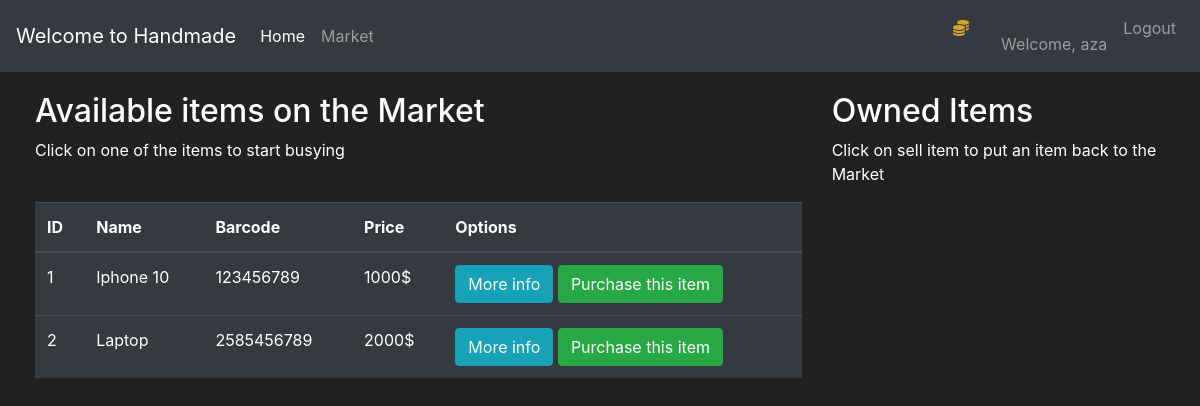
Page /market (signed in) on the committed database.
### market/models.py (models this page shows, shortened)
class User(db.Model, UserMixin):
    id = db.Column(db.Integer, primary_key=True)
    username = db.Column(db.String(length=30), nullable=False, unique=True)
    email_address = db.Column(db.String(length=50),nullable=False, unique=True)
    password_hash = db.Column(db.String(length=60), nullable=False)
    budget = db.Column(db.Integer(), nullable=False, default=1000)
    items = db.relationship('Item', backref='owned_user', lazy=True)
    @property
    def password(self):
        return self.password

class Item(db.Model):
    id = db.Column(db.Integer, primary_key=True)
    name = db.Column(db.String(length=30), nullable=False, unique=True)
    price = db.Column(db.Integer(), nullable=False)
    barcode = db.Column(db.String(length=12), nullable=False, unique=True)
    description = db.Column(db.String(length=1024), nullable=False, unique=True)
    owner = db.Column(db.Integer(), db.ForeignKey('user.id'))

### market/routes.py (the view, shortened to what this page needs)
@app.route('/market', methods=['GET', 'POST'])
@login_required
def market_page():
    purchase_form = PurchaseItemForm()
    selling_form = SellItemForm()
    if request.method == 'GET':
        items = Item.query.filter_by(owner=None)
        owned_items = Item.query.filter_by(owner=current_user.id)
        return render_template('market.html', items=items, purchase_form = purchase_form, owned_items = owned_items, selling_form=selling_form)

### market/models.py (called while the page is built)
@login_manager.user_loader
def load_user(user_id):
    return User.query.get(int(user_id))

### market/templates/market.html (shortened to what this page needs)
{% extends 'base.html' %}
{% block content %}
<div class="row" style="margin-top:20px; margin-left:20px ">
    <div class="col-8">
        <h2>Available items on the Market</h2>
        <p>Click on one of the items to start busying</p>
        <br>
        <table class = "table table-hover table-dark">
            <thead>
                <tr>
                    <th scope="col">ID</th>
                    <th scope="col">Name</th>
                    <th scope="col">Barcode</th>
                    <th scope="col">Price</th>
                    <th scope="col">Options</th>
                </tr>
            </thead>
            <tbody>
                {% for item in items %}
                    <tr>
                        <td>{{item.id}}</td>
                        <td>{{item.name}}</td>
                        <td>{{item.barcode}}</td>
                        <td>{{item.price}}$</td>
                        <td>
                            <button class="btn btn-outline btn-info" data-toggle="modal" data-target="#Modal-MoreInfo-{{item.id}}">More info</button>
                            <button class="btn btn-outline btn-success" data-toggle="modal" data-target="#Modal-PurchaseConfirm-{{item.id}}">Purchase this item</button>
                        </td>
                    </tr>
                {% endfor %}
            </tbody>
        </table>
    </div>
    <div class="col-4">
        <h2>Owned Items</h2>
        <p>Click on sell item to put an item back to the Market</p>
        <br>
    </div>
</div>
{% endblock %}

### market/templates/base.html (shortened to what this page needs)
<!doctype html>
<html lang="en">
<head>
    <link rel="stylesheet" href="https://cdn.jsdelivr.net/npm/bootstrap@4.5.3/dist/css/bootstrap.min.css">
</head>
<body>
    <nav class="navbar navbar-expand-md navbar-dark bg-dark">
        <a class = "navbar-brand" href="#">Welcome to Handmade</a>
            <div class = "collapse navbar-collapse" id="navbarNav">
                <ul class = "navbar-nav mr-auto">
                    <li class = "nav-item active">
                        <a class = "nav-link" href="{{url_for('home_page')}}">Home<span class="sr-only">(current)</span></a>
                        </li>
                        <li class = "nav-item">
                            <a class = "nav-link" href="{{url_for('market_page')}}">Market</a>
                        </li>
                </ul>
                    {% if current_user.is_authenticated %}
                    <ul class="navbar-nav">
                        <li class = "nav-item">
                            <a class = "nav-link" style="color:goldenrod; font-weight:bolder">
                                <i class="fas fa-coins">{{current_user.prettier_budget}}</i>
                        </li>
                        <li class = "nav-item">
                            <a class = "nav-link" href="#">Welcome, {{current_user.username}}</a>
                        </li>
                        <li class = "nav-item">
                            <a class = "nav-link" href="{{url_for('logout_page')}}">Logout</a>
                        </li>
                    </ul>
                    {% endif %}
        </div>
    </nav>
        {% block content %}
        {% endblock %}
</body>
</html>

### market/templates/base.html (style rules this page uses)
body { background-color: #212121; color: white }

### rows in the picture
User: username "aza"
Item: id "1", name "Iphone 10", barcode "123456789", price "1000"
Item: id "2", name "Laptop", barcode "2585456789", price "2000"
